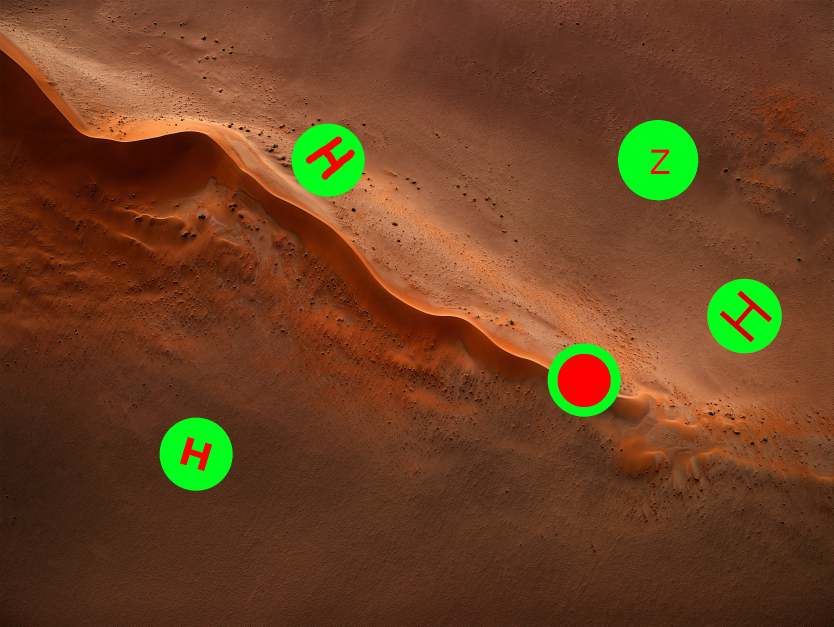
#> input picture desert_H_angle.jpg, 2500 x 1879 px (shown at 1/3 size)
$ python detection_cercle_h_v3.py
#> lines starting #> are read from the running program, lines starting #| are printed output that depends on the picture; after the words box and inside, x2 and y2 are one past the last pixel; in counts of white or black regions, pixels touching at a corner belong together


import numpy as np
import cv2
import argparse
import imutils


#import de l'image à analyser
imageAnalysee = cv2.imread('desert_H_angle.jpg')
#> imageAnalysee is the input picture: shape (1879, 2500, 3); mean B, G, R 34.3, 65.9, 107.9
imAffich5 = cv2.resize(imageAnalysee, (500, 375))
cv2.imshow("image à analyser", imAffich5)
cv2.waitKey(0)
cv2.destroyAllWindows()
imageFinale = imageAnalysee.copy()

#passage en HSV
hsvFrame = cv2.cvtColor(imageAnalysee, cv2.COLOR_BGR2HSV)
#> hsvFrame: shape (1879, 2500, 3); mean H, S, V 11.7, 182.4, 116.6

#création du masque de détection du vert
green_lower = np.array([25, 52, 72], np.uint8)
green_upper = np.array([102, 255, 255], np.uint8)
green_mask = cv2.inRange(hsvFrame, green_lower, green_upper)
#> green_mask: shape (1879, 2500); 3.4% white; 5 white regions, box (x1, y1, x2, y2) and area: (1854, 360, 2095, 601) 43965, (2122, 836, 2346, 1060) 34385, (479, 1253, 698, 1472) 33723, (875, 371, 1094, 590) 31742, (1643, 1031, 1862, 1250) 17732

kernal = np.ones((5, 5), "uint8")

green_mask = cv2.dilate(green_mask, kernal)
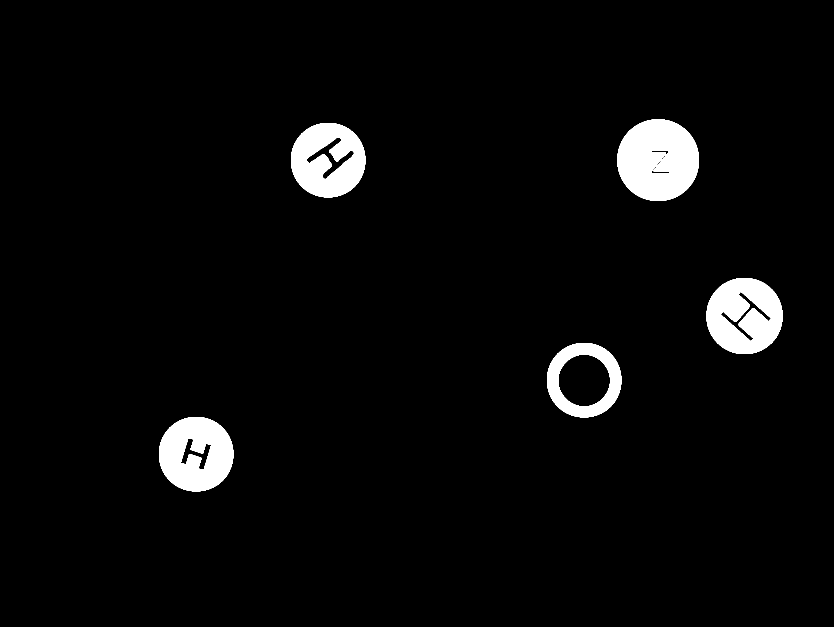
#> green_mask: shape (1879, 2500) (shown at 1/3 size); 3.8% white; 5 white regions


#trouver les éléments verts dans l'image
contours, hierarchy = cv2.findContours(green_mask,
                                           cv2.RETR_TREE,
                                           cv2.CHAIN_APPROX_SIMPLE)
#> contours = 10 contours; largest, box (x1, y1, x2, y2) and area: (1852, 358, 2097, 603) 47144, (2120, 834, 2348, 1062) 40921, (477, 1251, 700, 1474) 39202, (1641, 1029, 1864, 1252) 39202, (873, 369, 1096, 592) 39202


#analyse des éléments verts et indication de ceux -ci sur l'image
i=0
imageAnalysee2 = imageAnalysee.copy()
for pic, contour in enumerate(contours):
    area = cv2.contourArea(contour)
    if(area > 300):
        i=i+1
        x1, y1, w1, h1 = cv2.boundingRect(contour)
        imageAnalysee2 = cv2.rectangle(imageAnalysee2, (x1, y1),
                                       (x1 + w1, y1 + h1),
                                       (0, 255, 0), 2)

        cropped = imageAnalysee2[y1:y1+h1, x1:x1+w1] #isolation de la zone verte sur une image

        if i>0:
            #affichage de l'image (zone indiquée sur l'image de départ) sur l'écran (réduction de la taille pour image en entier sur l'écran)
            imAffich = cv2.resize(imageAnalysee2, (500, 375))
            """cv2.imshow("zone dans le desert", imAffich)
            cv2.waitKey(0)
            cv2.destroyAllWindows()"""

            #affichage de la zone isolée
            imAffich2 = cv2.resize(cropped, (300, 300))
            """cv2.imshow("zone isolée", imAffich2)
            cv2.waitKey(0)
            cv2.destroyAllWindows()"""

            """enlever l'arrière plan vert"""
            #conversion de l'image isolée en HSV
            img = imAffich2.copy()
            img_hsv=cv2.cvtColor(img, cv2.COLOR_BGR2HSV)

            # lower mask (0-10) masque de rouge bas
            lower_red = np.array([0,50,50])
            upper_red = np.array([10,255,255])
            mask0 = cv2.inRange(img_hsv, lower_red, upper_red)

            # upper mask (170-180) masque de rouge haut
            lower_red = np.array([170,50,50])
            upper_red = np.array([180,255,255])
            mask1 = cv2.inRange(img_hsv, lower_red, upper_red)

            # join my masks
            mask = mask0+mask1

            # set my output img to zero everywhere except my mask
            output_img = img.copy()
            output_img[np.where(mask==0)] = 255


            #affichage de la zone sans fond vert
            """cv2.imshow("H de la zone sur fond blanc", output_img)
            cv2.waitKey(0)
            cv2.destroyAllWindows()"""


            #conversion de l'image en niveaux de gris et affichage
            color_test_image = output_img.copy()
            gray_test_image = cv2.cvtColor(color_test_image, cv2.COLOR_BGR2GRAY)
            """cv2.imshow('H de la zone sur fond blanc en noir et blanc', gray_test_image)
            cv2.waitKey(0)
            cv2.destroyAllWindows()"""

            #inversion des niveaux de gris
            ret, thresh = cv2.threshold(gray_test_image, 170, 255, cv2.THRESH_BINARY_INV)
            """cv2.imshow("H de la zone détectée en niveaux de gris inversés", thresh)
            cv2.waitKey(0)
            cv2.destroyAllWindows()"""


            #recherche du contour du H
            contours, hierarchy = cv2.findContours(thresh, cv2.RETR_EXTERNAL, cv2.CHAIN_APPROX_SIMPLE)
            for cnt in contours:
                # on vérifie la taille du contour pour éviter de traiter un 'défaut'
                if cv2.contourArea(cnt) > 50:


                    cnts = cv2.findContours(thresh.copy(), cv2.RETR_EXTERNAL,  #trouve les contours du H
                                        cv2.CHAIN_APPROX_SIMPLE)
                    cnts = imutils.grab_contours(cnts)
                    c = max(cnts, key=cv2.contourArea)
                    epsilon = 0.01*cv2.arcLength(c,True)            #epsilon va définir la précision de l'approximation du contour
                    approx = cv2.approxPolyDP(c,epsilon,True)       #polygonal en fonction de la longueur du contour trouvé
                    output = output_img.copy()
                    cv2.drawContours(output, approx, -1, (0, 255, 0), 3)
                    (x, y, w, h) = cv2.boundingRect(c)
                    """
                    text = "original, num_pts={}".format(len(approx))
                    print(text)
                    cv2.putText(output, text, (x-50, y - 15), cv2.FONT_HERSHEY_SIMPLEX,
                            0.5, (0, 255, 0), 2)
                    cv2.imshow("Original Contour", output)
                    cv2.waitKey(0)
                    """
                    if(len(approx)==12):                    #si le nombre de sommets/d'arêtes du polygone est 12
                        imageFinale = cv2.rectangle(imageFinale, (x1, y1),    #on trace un rectangle bleu sur la zone détectée
                                        (x1 + w1, y1 + h1),
                                            (255, 0, 0), -1)
#> this loop made 10 passes
#> (area, x1, y1, w1, h1) on passes 1 to 10: (39202, 477, 1251, 223, 223), (3148, 542, 1313, 92, 98), (39202, 1641, 1029, 223, 223), (18982, 1674, 1063, 157, 157), (40921, 2120, 834, 228, 228), (3462.5, 2161, 874, 153, 150), (39202, 873, 369, 223, 223), (4653.5, 919, 411, 144, 127), (47144, 1852, 358, 245, 245), (894.5, 1953, 450, 55, 71)
#> pass 1, `imAffich2 = cv2.resize(cropped, (300, 300))`:
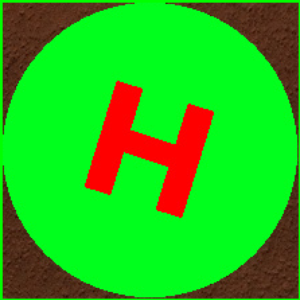
#> imAffich2: shape (300, 300, 3); mean B, G, R 25.2, 189.1, 37.9
#> after the loop:
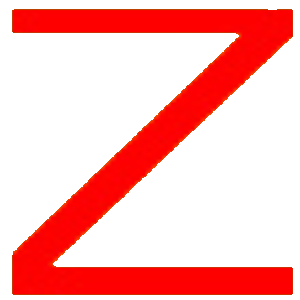
#> color_test_image: shape (300, 300, 3); mean B, G, R 179.3, 180.7, 253.5
#> after the loop:
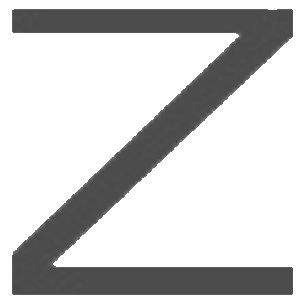
#> gray_test_image: shape (300, 300); min 73, max 255, mean 202.3
#> after the loop:
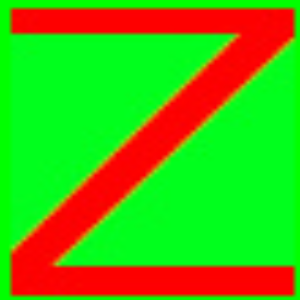
#> img: shape (300, 300, 3); mean B, G, R 17.2, 174, 84.3
#> after the loop: img_hsv: shape (300, 300, 3); mean H, S, V 43.1, 252.8, 248.4
#> after the loop:
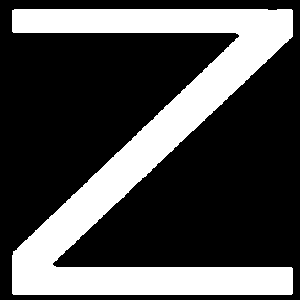
#> thresh: shape (300, 300); 29.9% white; 1 white region, box (x1, y1, x2, y2) and area: (12, 9, 293, 295) 26885
#> after the loop, i = 10

cv2.imshow("zone d'atterrissage", cv2.resize(imageFinale, (500, 375)))
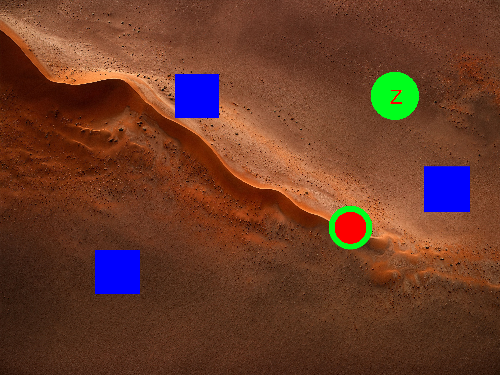
#> window "zone d'atterrissage": shape (375, 500, 3); mean B, G, R 41.3, 59.8, 106
cv2.waitKey(0)
cv2.destroyAllWindows()
